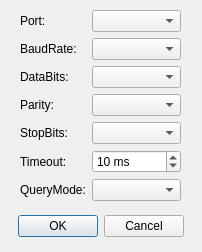
<?xml version="1.0" encoding="UTF-8"?>
<ui version="4.0">
 <class>ActuatorSetup</class>
 <widget class="QDialog" name="ActuatorSetup">
  <property name="geometry">
   <rect>
    <x>0</x>
    <y>0</y>
    <width>202</width>
    <height>252</height>
   </rect>
  </property>
  <property name="minimumSize">
   <size>
    <width>202</width>
    <height>252</height>
   </size>
  </property>
  <property name="maximumSize">
   <size>
    <width>202</width>
    <height>252</height>
   </size>
  </property>
  <property name="windowTitle">
   <string>Dialog</string>
  </property>
  <widget class="QWidget" name="layoutWidget">
   <property name="geometry">
    <rect>
     <x>20</x>
     <y>10</y>
     <width>161</width>
     <height>191</height>
    </rect>
   </property>
   <layout class="QFormLayout" name="formLayout">
    <item row="0" column="0">
     <widget class="QLabel" name="label">
      <property name="text">
       <string>Port:</string>
      </property>
     </widget>
    </item>
    <item row="0" column="1">
     <widget class="QComboBox" name="portBox"/>
    </item>
    <item row="1" column="0">
     <widget class="QLabel" name="label_2">
      <property name="text">
       <string>BaudRate:</string>
      </property>
     </widget>
    </item>
    <item row="1" column="1">
     <widget class="QComboBox" name="baudRateBox"/>
    </item>
    <item row="2" column="0">
     <widget class="QLabel" name="label_3">
      <property name="text">
       <string>DataBits:</string>
      </property>
     </widget>
    </item>
    <item row="2" column="1">
     <widget class="QComboBox" name="dataBitsBox"/>
    </item>
    <item row="3" column="0">
     <widget class="QLabel" name="label_4">
      <property name="text">
       <string>Parity:</string>
      </property>
     </widget>
    </item>
    <item row="3" column="1">
     <widget class="QComboBox" name="parityBox"/>
    </item>
    <item row="4" column="0">
     <widget class="QLabel" name="label_5">
      <property name="text">
       <string>StopBits:</string>
      </property>
     </widget>
    </item>
    <item row="4" column="1">
     <widget class="QComboBox" name="stopBitsBox"/>
    </item>
    <item row="6" column="0">
     <widget class="QLabel" name="label_6">
      <property name="text">
       <string>QueryMode:</string>
      </property>
     </widget>
    </item>
    <item row="6" column="1">
     <widget class="QComboBox" name="queryModeBox"/>
    </item>
    <item row="5" column="0">
     <widget class="QLabel" name="label_7">
      <property name="text">
       <string>Timeout:</string>
      </property>
     </widget>
    </item>
    <item row="5" column="1">
     <widget class="QSpinBox" name="timeoutBox">
      <property name="suffix">
       <string> ms</string>
      </property>
      <property name="minimum">
       <number>-1</number>
      </property>
      <property name="maximum">
       <number>10000</number>
      </property>
      <property name="singleStep">
       <number>10</number>
      </property>
      <property name="value">
       <number>10</number>
      </property>
     </widget>
    </item>
   </layout>
  </widget>
  <widget class="QDialogButtonBox" name="buttonBox">
   <property name="geometry">
    <rect>
     <x>10</x>
     <y>210</y>
     <width>181</width>
     <height>32</height>
    </rect>
   </property>
   <property name="orientation">
    <enum>Qt::Horizontal</enum>
   </property>
   <property name="standardButtons">
    <set>QDialogButtonBox::Cancel|QDialogButtonBox::Ok</set>
   </property>
   <property name="centerButtons">
    <bool>true</bool>
   </property>
  </widget>
 </widget>
 <resources/>
 <connections/>
</ui>
